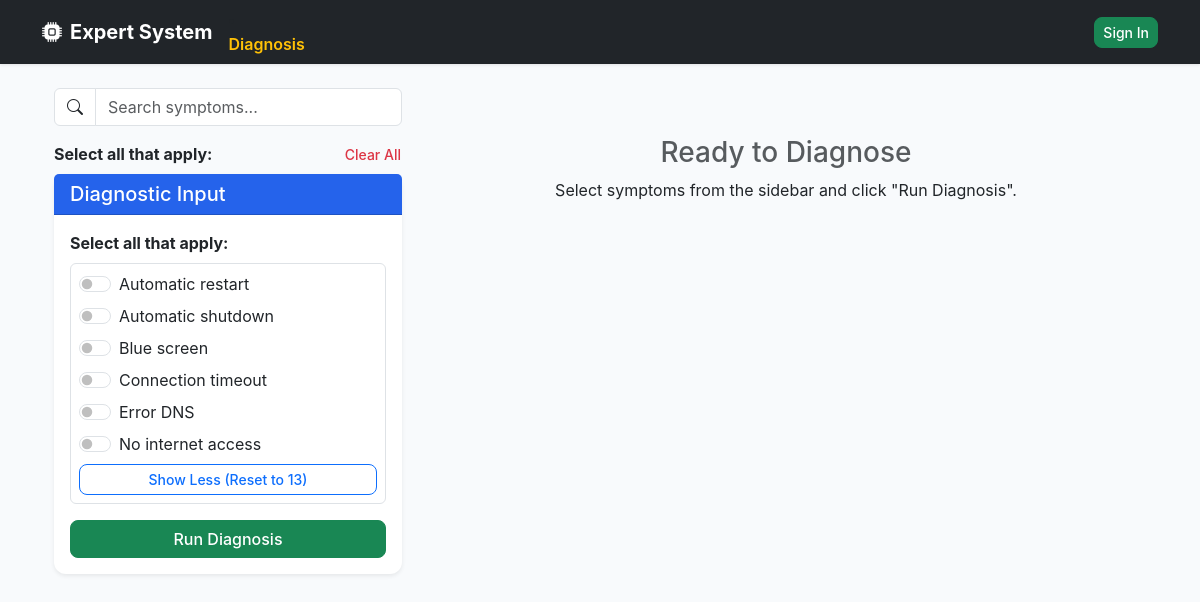
The app's page /diagnosis/ with its own data.
### app/models/fact.py (models this page shows, shortened)
class Fact(db.Model):
    __tablename__="facts"
    id = db.Column(db.Integer, primary_key=True)
    name = db.Column(db.String(255), unique=True, nullable=False)
    created_at = db.Column(db.DateTime, default=datetime.utcnow, nullable=False)
    updated_at = db.Column(db.DateTime, default=datetime.utcnow, onupdate=datetime.utcnow, nullable=False)
    user_id = db.Column(db.Integer, db.ForeignKey("users.id"), nullable=True)
    rules = db.relationship("Rule", secondary=rule_facts, back_populates="facts")
    user = db.relationship("User", back_populates="facts")

### app/routes/diagnosis_routes.py (the view)
@login_required
@diag_bp.route("/", methods=["GET", "POST"])
def diagnose():
    form = DiagnosisForm()
    results = None
    if form.validate_on_submit():
        selected_ids = form.fact_ids.data
        if selected_ids:
            results = DiagnosisService.perform_diagnosis(selected_ids)
            flash("Issues is found", "success")
    return render_template("diagnosis/index.html", form=form, results=results)

### app/forms/diagnosis_forms.py
class DiagnosisForm(FlaskForm):
    fact_ids = MultiCheckboxField("Symptoms/Facts", coerce=int, validators=[fact_validator] )
    submit = SubmitField("Run Diagnosis")
    def __init__(self, *args, **kwargs):
        super(DiagnosisForm, self).__init__(*args, **kwargs)
        self.fact_ids.choices = [
            (f.id, f.name) for f in db.session.scalars(db.select(Fact).order_by(Fact.name)).all()
        ]

### app/templates/diagnosis/index.html (shortened to what this page needs)
{% extends "layouts/base.html" %}
{% block content %}
<div class="container mt-4">
    <div class="row">
        <div class="col-md-4">
            <div class="input-group mb-3">
                <span class="input-group-text bg-white"><i class="bi bi-search"></i></span>
                <input type="text" id="symptomSearch" class="form-control" placeholder="Search symptoms...">
            </div>
            <div class="d-flex justify-content-between align-items-center mb-2">
                <label class="form-label fw-bold mb-0">Select all that apply:</label>
                <button type="button" id="clearAll"
                    class="btn btn-sm btn-link text-danger p-0 text-decoration-none">Clear All</button>
            </div>
            <div class="card shadow-sm border-primary">
                <div class="card-header bg-primary text-white">
                    <h5 class="mb-0">Diagnostic Input</h5>
                </div>
                <div class="card-body">
                    <form method="POST">
                        <div class="mb-3">
                            <label class="form-label fw-bold">Select all that apply:</label>
                            <div class="fact-selector-box p-2 border rounded"
                                style="max-height: 400px; overflow-y: auto;">
                                {% for subfield in form.fact_ids %}
                                <div class="form-check form-switch mb-2 symptom-item">
                                    {{ subfield(class="form-check-input symptom-checkbox") }}
                                    {{ subfield.label(class="form-check-label") }}
                                </div>
                                {% endfor %}
                                <div class="text-center mt-2">
                                    <button type="button" id="showMoreBtn" class="btn btn-sm btn-outline-primary w-100"
                                        style="display: none;">
                                    </button>
                                </div>
                            </div>
                        </div>
                        {{ form.submit(class="btn btn-success w-100") }}
                    </form>
                </div>
            </div>
        </div>
        <div class="col-md-8">
            {% if results %}
            <h3 class="mb-4">Potential Issues Found</h3>
            {% for item in results %}
            <div
                class="card mb-4 border-start border-5 {% if item.match_count == item.total_required %}border-success{% else %}border-warning{% endif %} shadow-sm">
                <div class="card-body">
                    <div class="d-flex justify-content-between align-items-start">
                        <div>
                            <h4 class="card-title">{{ item.rule.title }}</h4>
                            <p class="text-muted small">
                                Matched {{ item.match_count }} of {{ item.total_required }} symptoms
                            </p>
                        </div>
                        <div class="text-end" style="width: 200px;">
                            <div class="small fw-bold mb-1">
                                {{ "%.2f"|format(item.adjusted_confidence) }}% Match
                            </div>
                            <div class="progress" style="height: 10px;">
                                <div class="progress-bar {% if item.match_count == item.total_required %}bg-success{% else %}bg-warning{% endif %}"
                                    role="progressbar" style="width: {{ item.adjusted_confidence }}%">
                                </div>
                            </div>
                            <div class="small text-muted mt-1">Base: {{ item.base_confidence|int }}%</div>
                        </div>
                    </div>
                    <div class="mb-3">
                        <span class="small fw-bold">Matched symptoms:</span>
                        {% for name in item.matched_fact_names %}
                        <span class="badge rounded-pill bg-light text-dark border">{{ name }}</span>
                        {% endfor %}
                    </div>
                    <div class="mt-3">
                        <h6><strong>Troubleshooting Steps:</strong></h6>
                        <div class="bg-light p-3 rounded border" style="white-space: pre-wrap;">{{ item.rule.solution }}
                        </div>
                    </div>
                </div>
            </div>
            {% endfor %}
            {% elif results == [] %}
            <div class="alert alert-warning">
                No matching rules found for the selected symptoms.
            </div>
            {% else %}
            <div class="text-center mt-5">
                <h3 class="text-muted">Ready to Diagnose</h3>
                <p>Select symptoms from the sidebar and click "Run Diagnosis".</p>
            </div>
            {% endif %}
        </div>
    </div>
</div>
{% endblock %}

### app/templates/layouts/base.html (style rules this page uses)
:root { --bs-primary: #2563eb; --bs-primary-rgb: 37, 99, 235; }
body { background-color: #f8fafc; font-family: 'Inter', system-ui, -apple-system, sans-serif; }
.card { border: none; box-shadow: 0 4px 6px -1px rgba(0, 0, 0, 0.1); border-radius: 12px; }
.btn { border-radius: 8px; font-weight: 500; }

### records on screen
Fact: label "Automatic restart"
Fact: label "Automatic shutdown"
Fact: label "Blue screen"
Fact: label "Connection timeout"
Fact: label "Error DNS"
Fact: label "No internet access"
